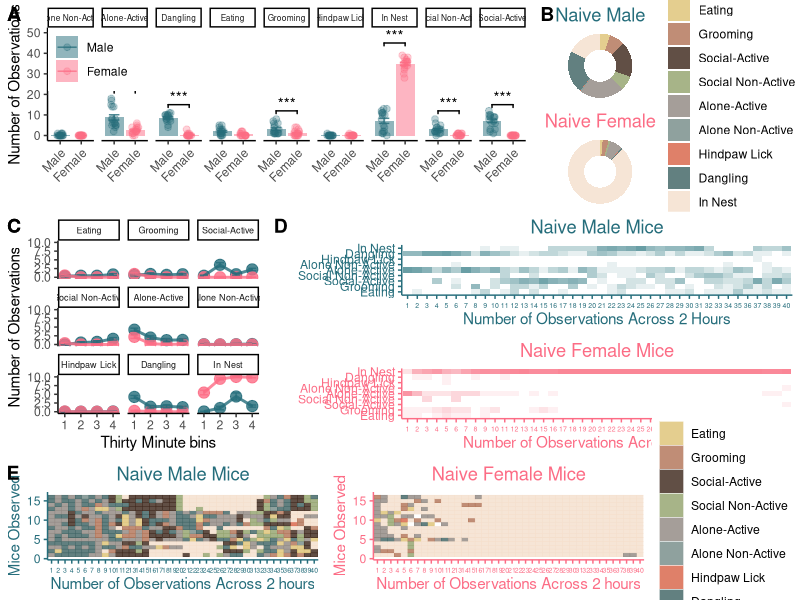

Write R code to recreate this figure. (Note: this script raises an error after producing the figure.)
## ---- chunk 1
knitr::opts_chunk$set(echo = FALSE,warning=FALSE,message=FALSE)

library(tidyverse)
library(reshape2)
library(ggpubr)

options(scipen=999)
## ---- chunk 2
# Get data 
male_data <- read_csv("Data/HC_CFA_Males_R.csv")
male_data$Sex <- "Male"
female_data <- read_csv("Data/F_HC_CFA_R.csv")
female_data$Sex <- "Female"

# Naive males and females only
male_data <- rbind(male_data,female_data) %>%
  filter(Condition == "Naive")
## ---- chunk 3
# Bar chart 
male_data$Sex <- as.character(male_data$Sex)
male_data$Sex <- factor(male_data$Sex,levels = unique(male_data$Sex))

m_male_data <- melt(male_data, id.vars=c("ID","Sex","Condition"))
m_male_data$value <- factor(m_male_data$value,
                            levels=c(1:10),
                            labels=c("Eating","Grooming","Social-Active","Social Non-Active","Alone-Active","Alone Non-Active","Hindpaw Lick","Digging","Dangling","In Nest"))

m_male_data$x <- as.character(m_male_data$variable)

m_male_data$Obs_value <- word(m_male_data$x, 2, sep="_") %>%
  factor(levels=c(1:40))

colnames(m_male_data) <- c("ID","Sex","Condition","variable","value","Junk","Obs_value")

a <- m_male_data %>%
  group_by(ID,Sex,value) %>%
  summarise(
    my_count=n()
  ) 
  
b <- dcast(a,ID+Sex~value,value.var = "my_count")

b <- b %>% 
  mutate_at(c(3:12), ~replace(., is.na(.), 0))

c <- melt(b,id.vars = c("ID","Sex"))%>%
  filter(variable != "Digging")
  
d <- c %>%
  group_by(Sex,variable) %>%
  summarise(
    n=n(),
    mean=mean(value),
    sd=sd(value)
  ) %>% mutate(se = sd / sqrt(n-1)) %>%
  ggplot(aes(x=Sex,y=mean,colour=Sex,fill=Sex))+
  geom_bar(stat="identity",alpha=0.5,colour=NA)+
  geom_errorbar(aes(x=Sex,ymin=mean-se,ymax=mean+se),width=0.5,alpha=0.8)+
  scale_colour_manual(values=c("#256D7B", "#FC6C85"))+
  scale_fill_manual(values=c("#256D7B", "#FC6C85"))+
  facet_wrap(~variable,ncol=9)+
  theme_classic()+
  theme(legend.position = c(0,1), legend.justification = c(0,1))+
  theme(plot.title=element_text(hjust=0.5))+
  theme(axis.text.x = element_text(angle = 45, vjust = 1, hjust=1))+
  theme(strip.text=element_text(size=6))+
  ylim(0,50)

A <- d + 
  geom_jitter(data=c,aes(x=Sex,y=value),size=2,alpha=0.3,height=0,width=0.15)+
  labs(x="",y="Number of Observations",colour=NULL,fill=NULL,shape=NULL)

x <- data.frame(variable = c("Grooming","Social-Active", "Social Non-Active","Alone-Active","Dangling","In Nest"),
                Sex = c("Male","Male","Male","Male","Male","Male"),
                end = c("Female","Female","Female","Female","Female","Female"),
                y = c(12,15,12,22,15,45),
                label=c("***","***","***","***","***","***"))

A <- A +
  geom_signif(data=x,aes(xmin=Sex,xmax=end,annotations=label,y_position = y),colour="black",manual=TRUE)
## ---- chunk 4
a <- m_male_data %>%
  group_by(ID,Sex,value) %>%
  summarise(
    my_count=n()
  ) 
  
b <- dcast(a,ID+Sex~value,value.var = "my_count")

b <- b %>% 
  mutate_at(c(3:12), ~replace(., is.na(.), 0))

c <- melt(b,id.vars = c("ID","Sex"))
  
d <- c %>%
  group_by(Sex,variable) %>%
  summarise(
    n=n(),
    mean=mean(value),
    sd=sd(value)
  ) %>% mutate(se = sd / sqrt(n-1))

d$perc = (d$mean / 40) * 100

male <- d[d$Sex == "Male", ]
male$perc <- (male$mean / 40) * 100
male <- male %>%
  filter(variable != "Digging")

female <- d[d$Sex == "Female", ]
female$perc  <- (female$mean / 40) * 100
female <- female %>%
  filter(variable != "Digging")

male$ymax = cumsum(male$perc)
male$ymin = c(0,head(male$ymax,n=-1))

female$ymax = cumsum(female$perc)
female$ymin = c(0,head(female$ymax,n=-1))

my_colours <- c("#ddc173","#b07154","#3a2317", "#91a16a","#8e8680","#738986","#d76144","#3b6061","#f4decb")

a <- ggplot(male, aes(ymax=ymax, ymin=ymin, xmax=4, xmin=3, fill=variable))+
  geom_rect(alpha=0.8) +
  scale_fill_manual(values=my_colours)+
  coord_polar(theta="y")+
  theme_void()+
  theme(plot.title=element_text(hjust = 0.5,colour="#256D7B"))+
  labs(fill=NULL,title="Naive Male")+
  xlim(c(2,4))

b <- ggplot(female, aes(ymax=ymax, ymin=ymin, xmax=4, xmin=3, fill=variable))+
  geom_rect(alpha=0.8) +
  scale_fill_manual(values=my_colours)+
  coord_polar(theta="y")+
  theme_void()+
  theme(plot.title=element_text(hjust = 0.5,colour="#FC6C85"))+
  labs(fill=NULL,title="Naive Female")+
  xlim(c(2,4))

Donuts <- ggarrange(a,b,nrow=2,ncol=1,common.legend = TRUE,legend = "right")

## ---- chunk 5
my_colours <- c("#ddc173","#b07154","#3a2317", "#91a16a","#8e8680","#738986","#d76144","#3b6061","#f4decb","white")

male_mice <- m_male_data[m_male_data$Sex == "Male", ]
female_mice <- m_male_data[m_male_data$Sex == "Female", ]

a <- male_mice %>%
  mutate(dumm_ID=rep(1:16,40)) %>%
  ggplot(aes(x=dumm_ID,y=Obs_value,colour=value,fill=value))+
  geom_tile(alpha=0.8)+
  scale_colour_manual(values = my_colours)+
  scale_fill_manual(values = my_colours)+
  theme_classic()+
  theme(plot.title=element_text(hjust=0.5))+
  theme(axis.text.x = element_text(size=5))+
  theme(
    axis.text = element_text(colour="#256D7B"),
    axis.ticks = element_line(colour="#256D7B"),
    axis.line = element_line(colour="#256D7B"),
    axis.title = element_text(colour = "#256D7B"),
    plot.title=element_text(colour="#256D7B"))+
  coord_flip()+
  labs(y="Number of Observations Across 2 hours", x="Mice Observed",title="Naive Male Mice",colour=NULL,fill=NULL)

my_colours <- c("#ddc173","#b07154","#91a16a","#8e8680","#d76144","white","#3b6061","#f4decb","white","white")

b <- female_mice %>%
  mutate(dumm_ID=rep(1:16,40)) %>%
  ggplot(aes(x=dumm_ID,y=Obs_value,colour=value,fill=value))+
  geom_tile(alpha=0.8)+
  scale_colour_manual(values = my_colours)+
  scale_fill_manual(values = my_colours)+
  theme_classic()+
  theme(plot.title=element_text(hjust=0.5))+
  theme(axis.text.x = element_text(size=5))+
  theme(
    axis.text = element_text(colour="#FC6C85"),
    axis.ticks = element_line(colour="#FC6C85"),
    axis.line = element_line(colour="#FC6C85"),
    axis.title = element_text(colour = "#FC6C85"),
    plot.title=element_text(colour="#FC6C85"))+
  coord_flip()+
  labs(y="Number of Observations Across 2 hours", x="Mice Observed",title="Naive Female Mice",colour=NULL,fill=NULL)

c <- male_mice %>%
  ggplot(aes(x=Obs_value,y=value))+
  geom_tile(alpha=0.1,fill="#256D7B")+
  theme_classic()+
  theme(plot.title=element_text(hjust=0.5))+
  theme(axis.text.x = element_text(size=5))+
  theme(
    axis.text = element_text(colour="#256D7B"),
    axis.ticks = element_line(colour="#256D7B"),
    axis.line = element_line(colour="#256D7B"),
    axis.title = element_text(colour = "#256D7B"),
    plot.title=element_text(colour="#256D7B"))+
  labs(x="Number of Observations Across 2 Hours",y="",title="Naive Male Mice")

xtra <- data.frame(
  ID = c(0,0),
  Sex = c("Female","Female"),
  Condition = c("Naive","Naive"),
  variable = c("Obs_0","Obs_0"),
  value = c("Alone Non-Active","Social-Active"),
  Junk = c("Obs_0","Obs_0"),
  Obs_value = c(40,40)
)

N_2 <- rbind(female_mice,xtra)
N_2$dumm_ID <- c(rep(1:16,40),rep(0,2))

d <- N_2 %>%
  filter(value != "Digging")%>%
  ggplot(aes(x=Obs_value,y=value))+
  geom_tile(alpha=0.1,fill="#FC6C85")+
  theme_classic()+
  theme(plot.title=element_text(hjust=0.5))+
  theme(axis.text.x = element_text(size=5))+
  theme(
    axis.text = element_text(colour="#FC6C85"),
    axis.ticks = element_line(colour="#FC6C85"),
    axis.line = element_line(colour="#FC6C85"),
    axis.title = element_text(colour = "#FC6C85"),
    plot.title=element_text(colour="#FC6C85"))+
  labs(x="Number of Observations Across 2 Hours",y="",title="Naive Female Mice")

C <- ggarrange(a,b,nrow=1,ncol=2,common.legend = TRUE,legend = "right")
D <- ggarrange(c,d,nrow=2,ncol=1)
## ---- chunk 6
thirty_min_bins <- as.data.frame(rep(1:4,each=(320)))
colnames(thirty_min_bins) <- "x"
m_male_data$thirty_bins <- thirty_min_bins$x

a <- m_male_data %>%
  group_by(ID,Sex,value,thirty_bins) %>%
  summarise(
    my_count=n()
  ) 
  
b <- dcast(a,ID+Sex+thirty_bins~value,value.var = "my_count")

b <- b %>% 
  mutate_at(c(4:13), ~replace(., is.na(.), 0))

c <- melt(b,id.vars = c("ID","Sex","thirty_bins"))

B <- c %>% 
  group_by(Sex,variable,thirty_bins) %>%
  filter(variable != "Digging") %>%
  summarise(
    n=n(),
    mean=mean(value),
    sd=sd(value)
  ) %>% mutate(se = sd / sqrt(n-1)) %>% 
  ggplot(aes(x=thirty_bins,y=mean,colour=Sex))+
  geom_point(size=3.5,alpha=0.8)+
  geom_errorbar(aes(x=thirty_bins,ymin=mean-se,ymax=mean+se),width=0.5,alpha=0.8)+
  geom_line(size=1,alpha=0.8)+
  scale_colour_manual(values=c("#256D7B","#FC6C85"))+
  theme_classic()+
  theme(legend.position = "none")+
  labs(x="Thirty Minute bins",y="Number of Observations")+
  facet_wrap(~variable,ncol=3)+
  theme(strip.text=element_text(size=6.5))+
  ylim(0,10)

top <- ggarrange(A,Donuts,
                 nrow=1,ncol=2,
                 widths=c(2,1),
                 labels=c("A","B"))
middle <- ggarrange(B,D,nrow=1,ncol=2,widths=c(1,2),labels=c("C","D"))

HC_panel <- ggarrange(top,middle,C,nrow=3,ncol=1,heights=c(1.5,1.75,1),labels = c("A","C","E"))+
  theme(panel.background = element_rect(fill="#FFFFFF",colour="#FFFFFF"))+
  theme(plot.background = element_rect(fill = "#FFFFFF", colour="#FFFFFF"))

ggsave("Figs/S1_MvF_Homecage.png",HC_panel,height=9,width=11,dpi=300)

# ggsave("Figs/tiffs/S1_MvF_Homecage.tiff",HC_panel,height=9,width=11,dpi=700,bg="white",device="tiff")
## ---- chunk 7
knitr::include_graphics("Figs/S1_MvF_Homecage.png")
## ---- chunk 8
## MANOVA on SEX in the Naives: 
a <- m_male_data %>%
  group_by(ID,Sex,value) %>%
  summarise(
    my_count=n()
  ) 
  
b <- dcast(a,ID+Sex~value,value.var = "my_count")

b <- b %>% 
  mutate_at(c(3:12), ~replace(., is.na(.), 0))

fit <- manova(cbind(Grooming,`Social-Active`,`Social Non-Active`,`Alone-Active`,`Alone Non-Active`,`Hindpaw Lick`,`Dangling`,`In Nest`) ~ Sex, data=b)
summary(fit)

# Because the omnibus test (above) is significant, follow up by running one-way ANOVAs for each behavior. 
## Bonferroni correct these only if forced
summary.aov(fit)
